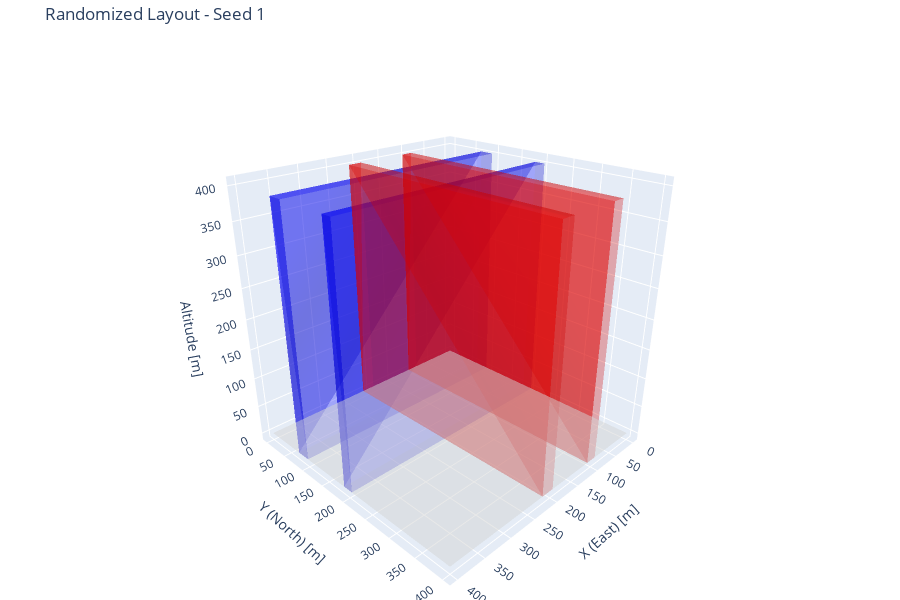
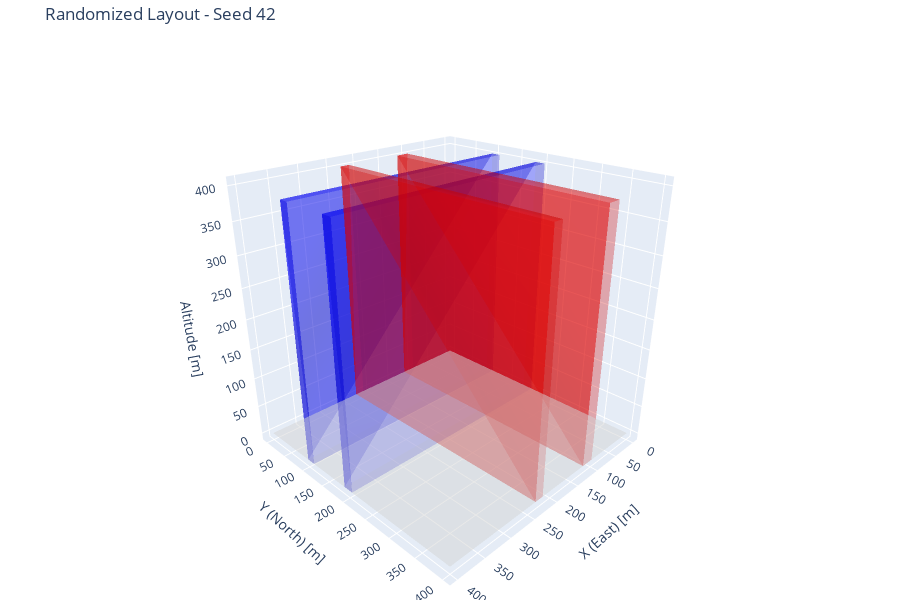
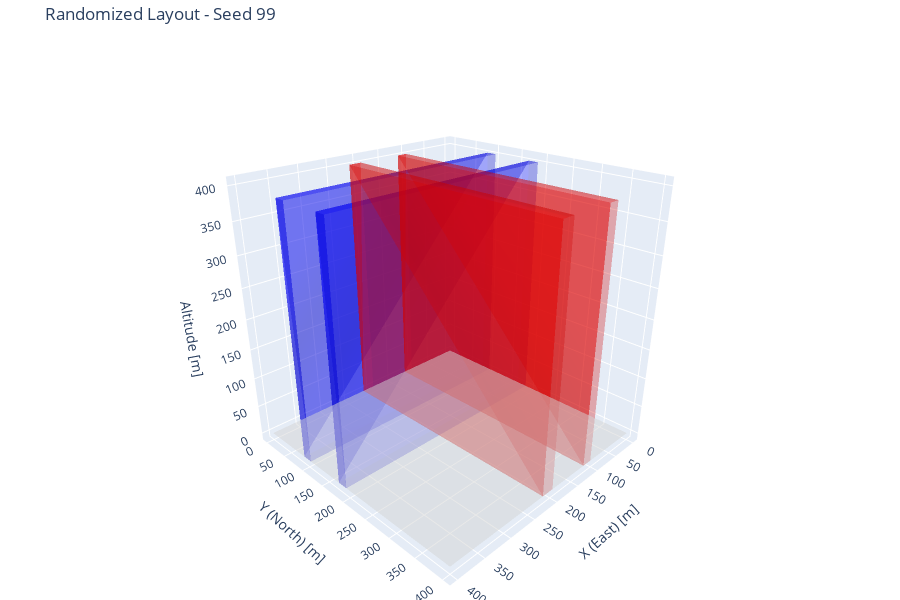

The notebook cell these images were saved under, in order:
### Markdown cell above
## Example 5: Same Parameters, Different Seeds

Demonstrates how different seeds produce different corridor layouts.

### Code cell
from plotly.subplots import make_subplots

# Generate corridors with different seeds
configs = [
    {"seed": 1, "title": "Seed 1"},
    {"seed": 42, "title": "Seed 42"},
    {"seed": 99, "title": "Seed 99"},
]

for cfg in configs:
    corridors = generate_corridors(num_ew=2, num_ns=2, width="15-25", spacing="80-120", seed=cfg["seed"])
    print(f"\n=== {cfg['title']} ===")
    for c in corridors:
        print(f"  {c['direction']} @ {c['center']:.1f}m, width={c['width']:.1f}m")
    
    fig = visualize_corridors(corridors, title=f"Randomized Layout - {cfg['title']}")
    fig.show()

### Figure 1 — Plotly figure (JSON) as saved in the notebook; plotly's stock layout.template omitted (floating-point values rounded to 4 significant figures)
{"data": [{"color": "blue", "hovertemplate": "ID: 0<br>Direction: EW<br>Center: 85.4m<br>Width: 23.5m<br>Altitude: 0-400m<extra></extra>", "i": [0, 0, 4, 4, 0, 1, 0, 3, 1, 2, 4, 5], "j": [1, 2, 5, 6, 1, 5, 3, 7, 2, 6, 5, 6], "k": [2, 3, 6, 7, 4, 4, 4, 4, 5, 5, 1, 2], "name": "EW corridor 0", "opacity": 0.3, "type": "mesh3d", "x": [0, 400, 400, 0, 0, 400, 400, 0], "y": [73.64, 73.64, 97.11, 97.11, 73.64, 73.64, 97.11, 97.11], "z": [0, 0, 0, 0, 400, 400, 400, 400]}, {"color": "blue", "hovertemplate": "ID: 1<br>Direction: EW<br>Center: 195.9m<br>Width: 17.6m<br>Altitude: 0-400m<extra></extra>", "i": [0, 0, 4, 4, 0, 1, 0, 3, 1, 2, 4, 5], "j": [1, 2, 5, 6, 1, 5, 3, 7, 2, 6, 5, 6], "k": [2, 3, 6, 7, 4, 4, 4, 4, 5, 5, 1, 2], "name": "EW corridor 1", "opacity": 0.3, "type": "mesh3d", "x": [0, 400, 400, 0, 0, 400, 400, 0], "y": [187.2, 187.2, 204.7, 204.7, 187.2, 187.2, 204.7, 204.7], "z": [0, 0, 0, 0, 400, 400, 400, 400]}, {"color": "red", "hovertemplate": "ID: 2<br>Direction: NS<br>Center: 99.8m<br>Width: 19.5m<br>Altitude: 0-400m<extra></extra>", "i": [0, 0, 4, 4, 0, 1, 0, 3, 1, 2, 4, 5], "j": [1, 2, 5, 6, 1, 5, 3, 7, 2, 6, 5, 6], "k": [2, 3, 6, 7, 4, 4, 4, 4, 5, 5, 1, 2], "name": "NS corridor 2", "opacity": 0.3, "type": "mesh3d", "x": [90.07, 109.6, 109.6, 90.07, 90.07, 109.6, 109.6, 90.07], "y": [0, 0, 400, 400, 0, 0, 400, 400], "z": [0, 0, 0, 0, 400, 400, 400, 400]}, {"color": "red", "hovertemplate": "ID: 3<br>Direction: NS<br>Center: 205.9m<br>Width: 22.9m<br>Altitude: 0-400m<extra></extra>", "i": [0, 0, 4, 4, 0, 1, 0, 3, 1, 2, 4, 5], "j": [1, 2, 5, 6, 1, 5, 3, 7, 2, 6, 5, 6], "k": [2, 3, 6, 7, 4, 4, 4, 4, 5, 5, 1, 2], "name": "NS corridor 3", "opacity": 0.3, "type": "mesh3d", "x": [194.4, 217.3, 217.3, 194.4, 194.4, 217.3, 217.3, 194.4], "y": [0, 0, 400, 400, 0, 0, 400, 400], "z": [0, 0, 0, 0, 400, 400, 400, 400]}, {"color": "lightgray", "hoverinfo": "skip", "i": [0, 0], "j": [1, 2], "k": [2, 3], "name": "Ground", "opacity": 0.5, "type": "mesh3d", "x": [0, 400, 400, 0], "y": [0, 0, 400, 400], "z": [0, 0, 0, 0]}], "layout": {"height": 600, "legend": {"x": 0.01, "xanchor": "left", "y": 0.99, "yanchor": "top"}, "margin": {"b": 0, "l": 0, "r": 0, "t": 40}, "scene": {"aspectmode": "data", "camera": {"eye": {"x": 1.5, "y": 1.5, "z": 1}}, "xaxis": {"title": {"text": "X (East) [m]"}}, "yaxis": {"title": {"text": "Y (North) [m]"}}, "zaxis": {"title": {"text": "Altitude [m]"}}}, "title": {"text": "Randomized Layout - Seed 1"}}}

### Figure 2 — Plotly figure (JSON) as saved in the notebook; plotly's stock layout.template omitted (floating-point values rounded to 4 significant figures)
{"data": [{"color": "blue", "hovertemplate": "ID: 0<br>Direction: EW<br>Center: 105.6m<br>Width: 15.3m<br>Altitude: 0-400m<extra></extra>", "i": [0, 0, 4, 4, 0, 1, 0, 3, 1, 2, 4, 5], "j": [1, 2, 5, 6, 1, 5, 3, 7, 2, 6, 5, 6], "k": [2, 3, 6, 7, 4, 4, 4, 4, 5, 5, 1, 2], "name": "EW corridor 0", "opacity": 0.3, "type": "mesh3d", "x": [0, 400, 400, 0, 0, 400, 400, 0], "y": [97.95, 97.95, 113.2, 113.2, 97.95, 97.95, 113.2, 113.2], "z": [0, 0, 0, 0, 400, 400, 400, 400]}, {"color": "blue", "hovertemplate": "ID: 1<br>Direction: EW<br>Center: 196.6m<br>Width: 17.2m<br>Altitude: 0-400m<extra></extra>", "i": [0, 0, 4, 4, 0, 1, 0, 3, 1, 2, 4, 5], "j": [1, 2, 5, 6, 1, 5, 3, 7, 2, 6, 5, 6], "k": [2, 3, 6, 7, 4, 4, 4, 4, 5, 5, 1, 2], "name": "EW corridor 1", "opacity": 0.3, "type": "mesh3d", "x": [0, 400, 400, 0, 0, 400, 400, 0], "y": [188.0, 188.0, 205.2, 205.2, 188.0, 188.0, 205.2, 205.2], "z": [0, 0, 0, 0, 400, 400, 400, 400]}, {"color": "red", "hovertemplate": "ID: 2<br>Direction: NS<br>Center: 109.5m<br>Width: 21.8m<br>Altitude: 0-400m<extra></extra>", "i": [0, 0, 4, 4, 0, 1, 0, 3, 1, 2, 4, 5], "j": [1, 2, 5, 6, 1, 5, 3, 7, 2, 6, 5, 6], "k": [2, 3, 6, 7, 4, 4, 4, 4, 5, 5, 1, 2], "name": "NS corridor 2", "opacity": 0.3, "type": "mesh3d", "x": [98.58, 120.3, 120.3, 98.58, 98.58, 120.3, 120.3, 98.58], "y": [0, 0, 400, 400, 0, 0, 400, 400], "z": [0, 0, 0, 0, 400, 400, 400, 400]}, {"color": "red", "hovertemplate": "ID: 3<br>Direction: NS<br>Center: 225.1m<br>Width: 15.9m<br>Altitude: 0-400m<extra></extra>", "i": [0, 0, 4, 4, 0, 1, 0, 3, 1, 2, 4, 5], "j": [1, 2, 5, 6, 1, 5, 3, 7, 2, 6, 5, 6], "k": [2, 3, 6, 7, 4, 4, 4, 4, 5, 5, 1, 2], "name": "NS corridor 3", "opacity": 0.3, "type": "mesh3d", "x": [217.2, 233.1, 233.1, 217.2, 217.2, 233.1, 233.1, 217.2], "y": [0, 0, 400, 400, 0, 0, 400, 400], "z": [0, 0, 0, 0, 400, 400, 400, 400]}, {"color": "lightgray", "hoverinfo": "skip", "i": [0, 0], "j": [1, 2], "k": [2, 3], "name": "Ground", "opacity": 0.5, "type": "mesh3d", "x": [0, 400, 400, 0], "y": [0, 0, 400, 400], "z": [0, 0, 0, 0]}], "layout": {"height": 600, "legend": {"x": 0.01, "xanchor": "left", "y": 0.99, "yanchor": "top"}, "margin": {"b": 0, "l": 0, "r": 0, "t": 40}, "scene": {"aspectmode": "data", "camera": {"eye": {"x": 1.5, "y": 1.5, "z": 1}}, "xaxis": {"title": {"text": "X (East) [m]"}}, "yaxis": {"title": {"text": "Y (North) [m]"}}, "zaxis": {"title": {"text": "Altitude [m]"}}}, "title": {"text": "Randomized Layout - Seed 42"}}}

### Figure 3 — Plotly figure (JSON) as saved in the notebook; plotly's stock layout.template omitted (floating-point values rounded to 4 significant figures)
{"data": [{"color": "blue", "hovertemplate": "ID: 0<br>Direction: EW<br>Center: 96.2m<br>Width: 17.0m<br>Altitude: 0-400m<extra></extra>", "i": [0, 0, 4, 4, 0, 1, 0, 3, 1, 2, 4, 5], "j": [1, 2, 5, 6, 1, 5, 3, 7, 2, 6, 5, 6], "k": [2, 3, 6, 7, 4, 4, 4, 4, 5, 5, 1, 2], "name": "EW corridor 0", "opacity": 0.3, "type": "mesh3d", "x": [0, 400, 400, 0, 0, 400, 400, 0], "y": [87.66, 87.66, 104.7, 104.7, 87.66, 87.66, 104.7, 104.7], "z": [0, 0, 0, 0, 400, 400, 400, 400]}, {"color": "blue", "hovertemplate": "ID: 1<br>Direction: EW<br>Center: 183.3m<br>Width: 17.5m<br>Altitude: 0-400m<extra></extra>", "i": [0, 0, 4, 4, 0, 1, 0, 3, 1, 2, 4, 5], "j": [1, 2, 5, 6, 1, 5, 3, 7, 2, 6, 5, 6], "k": [2, 3, 6, 7, 4, 4, 4, 4, 5, 5, 1, 2], "name": "EW corridor 1", "opacity": 0.3, "type": "mesh3d", "x": [0, 400, 400, 0, 0, 400, 400, 0], "y": [174.6, 174.6, 192.1, 192.1, 174.6, 174.6, 192.1, 192.1], "z": [0, 0, 0, 0, 400, 400, 400, 400]}, {"color": "red", "hovertemplate": "ID: 2<br>Direction: NS<br>Center: 110.4m<br>Width: 17.5m<br>Altitude: 0-400m<extra></extra>", "i": [0, 0, 4, 4, 0, 1, 0, 3, 1, 2, 4, 5], "j": [1, 2, 5, 6, 1, 5, 3, 7, 2, 6, 5, 6], "k": [2, 3, 6, 7, 4, 4, 4, 4, 5, 5, 1, 2], "name": "NS corridor 2", "opacity": 0.3, "type": "mesh3d", "x": [101.6, 119.2, 119.2, 101.6, 101.6, 119.2, 119.2, 101.6], "y": [0, 0, 400, 400, 0, 0, 400, 400], "z": [0, 0, 0, 0, 400, 400, 400, 400]}, {"color": "red", "hovertemplate": "ID: 3<br>Direction: NS<br>Center: 205.7m<br>Width: 21.8m<br>Altitude: 0-400m<extra></extra>", "i": [0, 0, 4, 4, 0, 1, 0, 3, 1, 2, 4, 5], "j": [1, 2, 5, 6, 1, 5, 3, 7, 2, 6, 5, 6], "k": [2, 3, 6, 7, 4, 4, 4, 4, 5, 5, 1, 2], "name": "NS corridor 3", "opacity": 0.3, "type": "mesh3d", "x": [194.8, 216.6, 216.6, 194.8, 194.8, 216.6, 216.6, 194.8], "y": [0, 0, 400, 400, 0, 0, 400, 400], "z": [0, 0, 0, 0, 400, 400, 400, 400]}, {"color": "lightgray", "hoverinfo": "skip", "i": [0, 0], "j": [1, 2], "k": [2, 3], "name": "Ground", "opacity": 0.5, "type": "mesh3d", "x": [0, 400, 400, 0], "y": [0, 0, 400, 400], "z": [0, 0, 0, 0]}], "layout": {"height": 600, "legend": {"x": 0.01, "xanchor": "left", "y": 0.99, "yanchor": "top"}, "margin": {"b": 0, "l": 0, "r": 0, "t": 40}, "scene": {"aspectmode": "data", "camera": {"eye": {"x": 1.5, "y": 1.5, "z": 1}}, "xaxis": {"title": {"text": "X (East) [m]"}}, "yaxis": {"title": {"text": "Y (North) [m]"}}, "zaxis": {"title": {"text": "Altitude [m]"}}}, "title": {"text": "Randomized Layout - Seed 99"}}}
